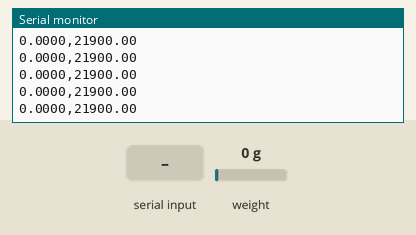
Bench run of a sketch on a simulated Arduino Uno, built with avr-gcc and run on an emulated ATmega328P. Shown: the last lines printed to the serial monitor. The inputs (shaded band) are chosen by the test bench; at power-on: weight on the scale 0 g.

Above: at 2.2 s.
2.3 s: weight on the scale set to 100 g
At 2.33 s:
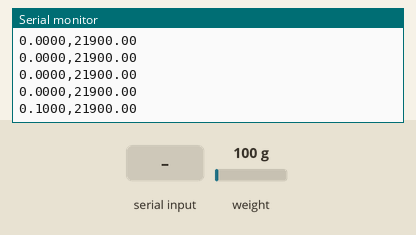
5.3 s: "+" received over Serial
At 5.61 s:
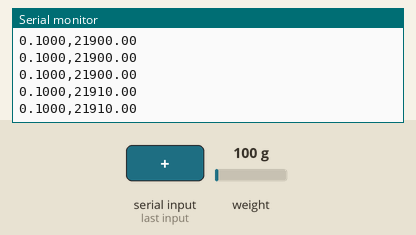
6.8 s: "a" received over Serial
At 6.94 s:
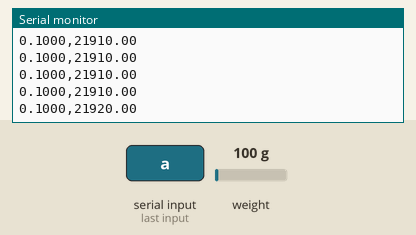
8.3 s: weight on the scale set to 1250 g
At 8.37 s:
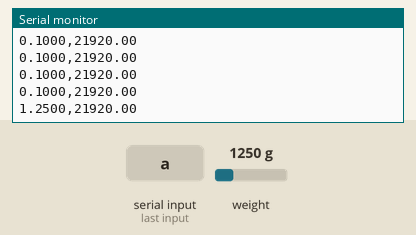
Timing chart, 0 to 10.8 s (numbered marks = the images above; inputs shaded):
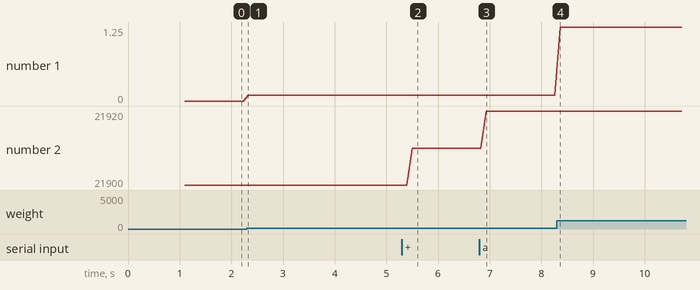

The sketch:

HX711-Reader.ino
```cpp
// (licence header left out)
#include "HX711.h" //This library can be obtained here http://librarymanager/All#Avia_HX711

//This value is obtained using the SparkFun_HX711_Calibration sketch
float calibration_factor = 21900;

#define LOADCELL_DOUT_PIN  3
#define LOADCELL_SCK_PIN  2

HX711 scale;

void setup() {
  Serial.begin(9600);
  //Serial.println("HX711 Scale v1.0");
  //Serial.println("Kilograms,Calibration Factor"); //You can change this to kg but you'll need to refactor the calibration_factor

  scale.begin(LOADCELL_DOUT_PIN, LOADCELL_SCK_PIN);
  scale.set_scale(calibration_factor); //This value is obtained by using the SparkFun_HX711_Calibration sketch
  scale.tare();	//Assuming there is no weight on the scale at start up, reset the scale to 0
}

void loop() {
  Serial.print(scale.get_units(), 4); //scale.get_units() returns a float
  Serial.print(",");
  Serial.print(calibration_factor);
  Serial.println();

  if(Serial.available())
  {
    char temp = Serial.read();
    if(temp == '+' || temp == 'a')
      calibration_factor += 10;
    else if(temp == '-' || temp == 'z')
      calibration_factor -= 10;
    else if (temp == 't')
      scale.tare();  //Assuming there is no weight on the scale at start up, reset the scale to 0
  }

  delay(1);
}
```

Measured:
- after the input at 2.3 s, the serial monitor: prints a new line at once (image 1)
- after the input at 5.3 s, the serial monitor: prints a new line after 0.20 s (image 2)
- after the input at 6.8 s, the serial monitor: prints a new line after 0.13 s (image 3)
- after the input at 8.3 s, the serial monitor: prints a new line after 0.07 s (image 4)
- plotted number 1: 0 → 0.1 after the input at 2.3 s, 0.1 → 1.25 after the input at 8.3 s
- plotted number 2: 21900 → 21910 after the input at 5.3 s, 21910 → 21920 after the input at 6.8 s
